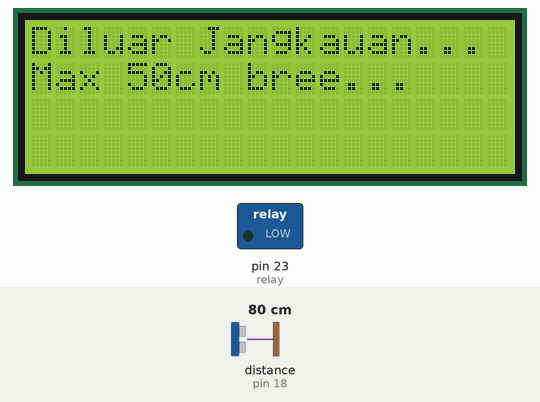
This sketch was run on a simulated Arduino Mega 2560, built with avr-gcc and run on an emulated ATmega2560. Shown: 20×4 character LCD, switched loads named in the sketch (green lamp = pin HIGH). The inputs (shaded band) are chosen by the test bench; at power-on: distance to the obstacle (sensor on pin 18) 80 cm. The echo pulse lasts 58.3 µs per cm; what the sketch prints to the serial monitor is not drawn.

Above: at 4.2 s.
4.3 s: distance to the obstacle (sensor on pin 18) set to 53 cm
5.9 s: distance to the obstacle (sensor on pin 18) set to 47 cm
At 7.4 s:
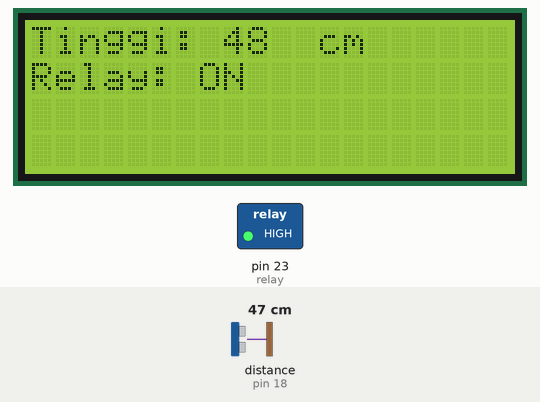
7.9 s: distance to the obstacle (sensor on pin 18) set to 7 cm
At 8.9 s:
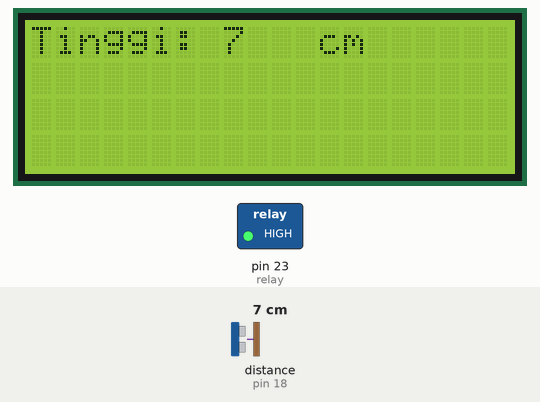
9.5 s: distance to the obstacle (sensor on pin 18) set to 4 cm
At 10.7 s:
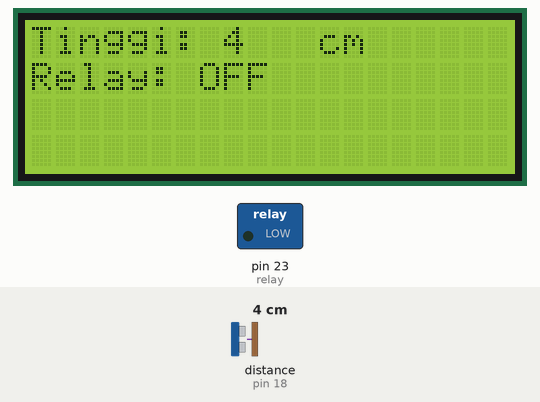
11.0 s: distance to the obstacle (sensor on pin 18) set to 9 cm
At 12.2 s:
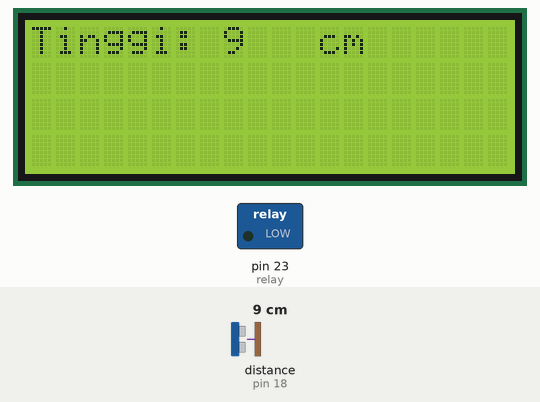
12.6 s: distance to the obstacle (sensor on pin 18) set to 60 cm
At 14.1 s:
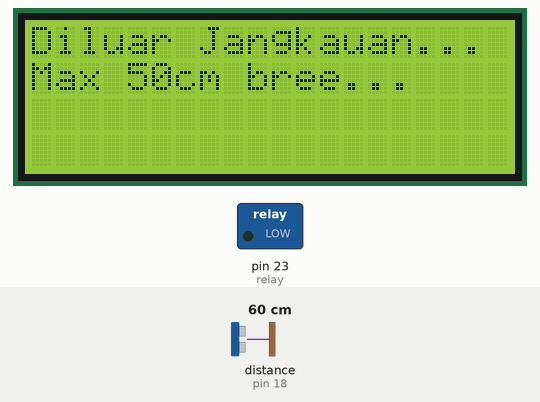
Timing chart, 0 to 15.6 s (numbered marks = the images above; inputs shaded):
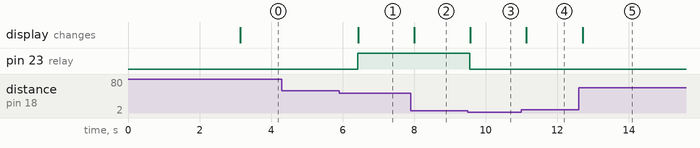

The sketch:

fiks_dmp_jarak.ino
```cpp
/*
DMP GANTENG
21102121_MANSUR JULIANTO
21102122_M.AMMAR IZZUDIN
21102116_ASYAFA DITRA AL-HAUNA
21102145_DIMAS TEGUH RAMADHANI
*/

#include <Wire.h> //
#include <LiquidCrystal_I2C.h> //
#include <NewPing.h> // Library HCSR04

LiquidCrystal_I2C lcd(0x27, 20, 4); // Setting address lcd di 0x27 atau 32
NewPing sonar(19,18); //Trig pin 19 dan Echo pin 18
int relay = 23; // deklarasi relay pada pin 23

void setup()
{
  lcd.init(); // Inisialisasi lcd
  lcd.backlight(); // Menyalakan backlight lcd
  lcd.setCursor(0, 0);
  lcd.print ("DMP GANTENG");
  lcd.setCursor(0, 1);
  lcd.print("Kelompok 000");
  delay(3000);
  pinMode(relay, OUTPUT);
  digitalWrite(relay, LOW); // setting relay default off
  Serial.begin(9600); // Komunikasi dengan serial monitor
}

void loop()
{
  unsigned int jarak = sonar.ping_cm();

  // Menampilkan output ke lcd
  lcd.clear();
  lcd.setCursor(0, 0);
  lcd.print("Tinggi: ");

  // Cek jarak ketika lebih dari jangkauan
  if (jarak > 50) {
    lcd.clear();
    lcd.setCursor(0, 0);
    lcd.print("Diluar Jangkauan...");
    lcd.setCursor(0, 1);
    lcd.print("Max 50cm bree...");
    digitalWrite(relay, LOW);
  } else {
    lcd.print(jarak);
    lcd.setCursor(12, 0);
    lcd.print("cm");

    // Mengontrol relay on/off dengan jarak
    if (jarak >= 15) {
      digitalWrite(relay, HIGH);
      lcd.setCursor(0, 1);
      lcd.print("Relay: ON");

    } else if (jarak <= 5) {
      digitalWrite(relay, LOW);
      lcd.setCursor(0, 1);
      lcd.print("Relay: OFF");

    }
  }

  // Menmapilkan output ke serial monitor
  Serial.print("Jarak: ");
  Serial.print(jarak);
  Serial.println(" cm");

  delay(500);
}
```

Measured:
- the behaviour switches between 50 and 49 cm on distance to the obstacle (sensor on pin 18) (found by bisection; images 0 and 1)
- the behaviour switches between 6 and 5 cm on distance to the obstacle (sensor on pin 18) (found by bisection; images 2 and 3)
- after the input at 4.3 s, every drawn part: stays the same
- after the input at 5.9 s, pin 23 (relay): LOW → HIGH after 0.52 s; the display: changes after 0.53 s (image 1)
- after the input at 7.9 s, the display: changes after 0.11 s (image 2)
- after the input at 9.5 s, pin 23 (relay): HIGH → LOW after 0.05 s; the display: changes after 0.06 s (image 3)
- after the input at 11.0 s, the display: changes after 0.13 s (image 4)
- after the input at 12.6 s, the display: changes after 0.12 s (image 5)
